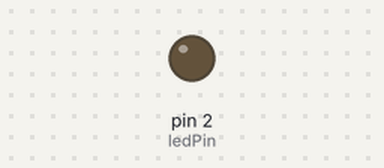
This sketch was run on a simulated Arduino Uno, built with avr-gcc and run on an emulated ATmega328P. Shown: output pins drawn as LEDs (lit = HIGH).

Above: at 0.3 s.
At 4.5 s:
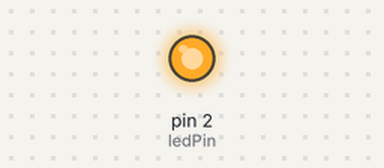
Timing chart, 0 to 7.0 s (numbered marks = the images above):
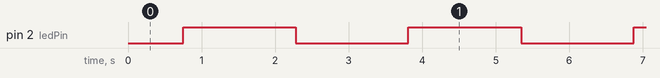

Measured:
- by itself, pin 2 (ledPin): alternates HIGH for 1.5 s and LOW for 1.5 s

The sketch:

ledfading.ino
```cpp
int ledPin = 2;
int fadeAmount =5 ;
int brightness = 0;

void setup() {

  pinMode(ledPin, OUTPUT);
}

void loop() {

  brightness = brightness + fadeAmount;
  if (brightness <= 0 || brightness >= 255) {
    fadeAmount = -fadeAmount;
  }
  analogWrite(ledPin, brightness);
  delay(30);
}
```
